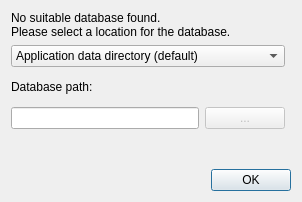
<?xml version="1.0" encoding="UTF-8"?>
<ui version="4.0">
 <class>Dialog</class>
 <widget class="QDialog" name="Dialog">
  <property name="geometry">
   <rect>
    <x>0</x>
    <y>0</y>
    <width>302</width>
    <height>202</height>
   </rect>
  </property>
  <property name="windowTitle">
   <string>Dialog</string>
  </property>
  <layout class="QGridLayout" name="gridLayout">
   <item row="0" column="0">
    <widget class="QLabel" name="label">
     <property name="text">
      <string>&lt;html&gt;&lt;head/&gt;&lt;body&gt;&lt;p&gt;No suitable database found.&lt;br/&gt;Please select a location for the database.&lt;/p&gt;&lt;/body&gt;&lt;/html&gt;</string>
     </property>
    </widget>
   </item>
   <item row="1" column="0">
    <widget class="QComboBox" name="dbPathCombo">
     <item>
      <property name="text">
       <string>Application data directory (default)</string>
      </property>
     </item>
     <item>
      <property name="text">
       <string>Temporary directory (not persistent)</string>
      </property>
     </item>
     <item>
      <property name="text">
       <string>Custom path</string>
      </property>
     </item>
     <item>
      <property name="text">
       <string>Import existing database</string>
      </property>
     </item>
    </widget>
   </item>
   <item row="2" column="0">
    <widget class="QLabel" name="label_2">
     <property name="text">
      <string>Database path:</string>
     </property>
    </widget>
   </item>
   <item row="5" column="0" colspan="2">
    <widget class="QDialogButtonBox" name="buttonBox">
     <property name="orientation">
      <enum>Qt::Horizontal</enum>
     </property>
     <property name="standardButtons">
      <set>QDialogButtonBox::Ok</set>
     </property>
    </widget>
   </item>
   <item row="3" column="0">
    <layout class="QHBoxLayout" name="horizontalLayout">
     <item>
      <widget class="QLineEdit" name="dbPathEdit">
       <property name="readOnly">
        <bool>true</bool>
       </property>
      </widget>
     </item>
     <item>
      <widget class="QPushButton" name="dbBrowseBtn">
       <property name="enabled">
        <bool>false</bool>
       </property>
       <property name="sizePolicy">
        <sizepolicy hsizetype="Maximum" vsizetype="Fixed">
         <horstretch>0</horstretch>
         <verstretch>0</verstretch>
        </sizepolicy>
       </property>
       <property name="text">
        <string>...</string>
       </property>
      </widget>
     </item>
    </layout>
   </item>
   <item row="4" column="0">
    <widget class="QLabel" name="dbStatusLbl">
     <property name="text">
      <string/>
     </property>
    </widget>
   </item>
  </layout>
 </widget>
 <resources/>
 <connections>
  <connection>
   <sender>buttonBox</sender>
   <signal>accepted()</signal>
   <receiver>Dialog</receiver>
   <slot>accept()</slot>
   <hints>
    <hint type="sourcelabel">
     <x>254</x>
     <y>173</y>
    </hint>
    <hint type="destinationlabel">
     <x>157</x>
     <y>274</y>
    </hint>
   </hints>
  </connection>
  <connection>
   <sender>buttonBox</sender>
   <signal>rejected()</signal>
   <receiver>Dialog</receiver>
   <slot>reject()</slot>
   <hints>
    <hint type="sourcelabel">
     <x>299</x>
     <y>173</y>
    </hint>
    <hint type="destinationlabel">
     <x>286</x>
     <y>274</y>
    </hint>
   </hints>
  </connection>
 </connections>
</ui>
